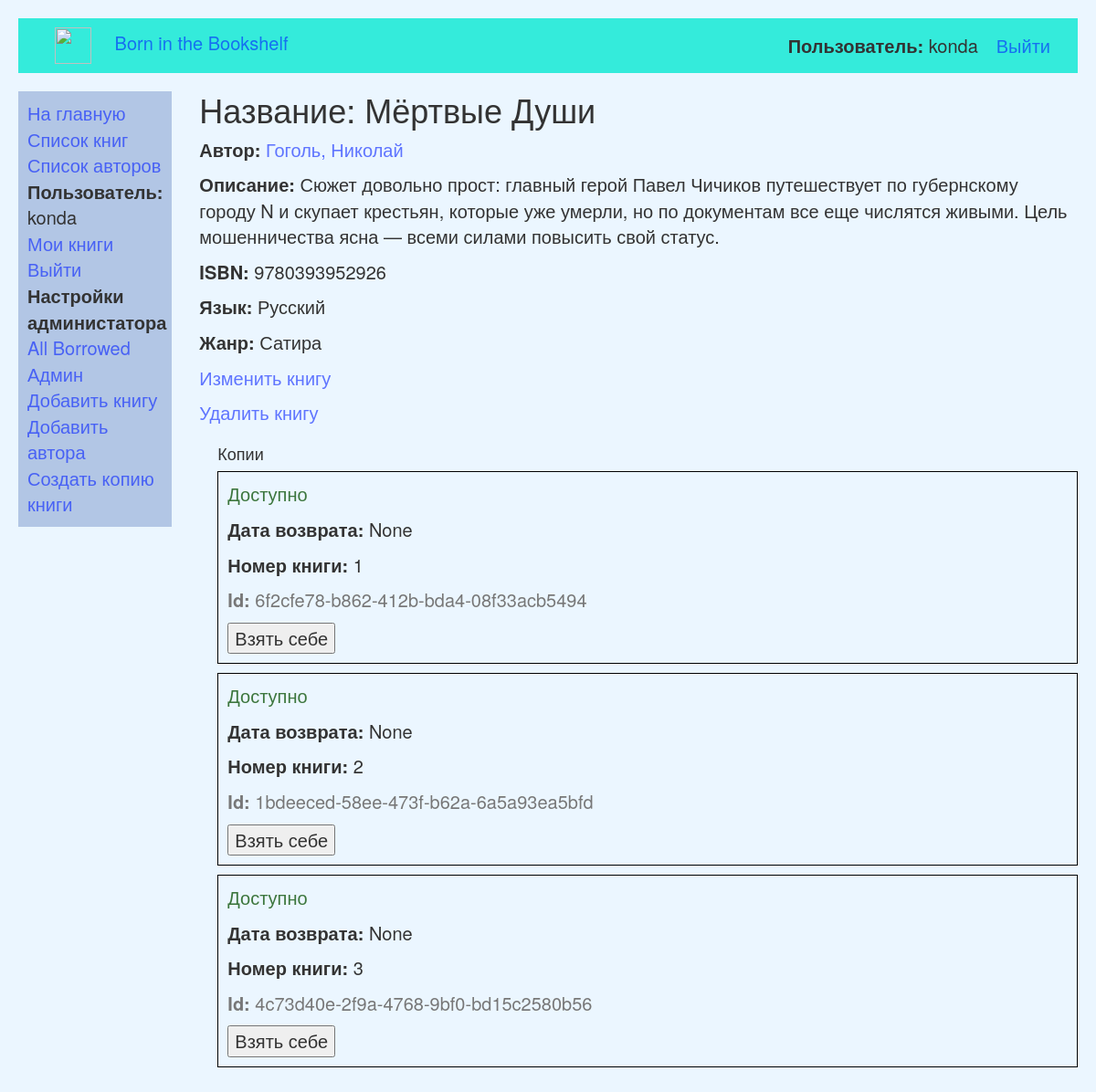
Before: /catalog/book/1 (signed in) with the older database file.
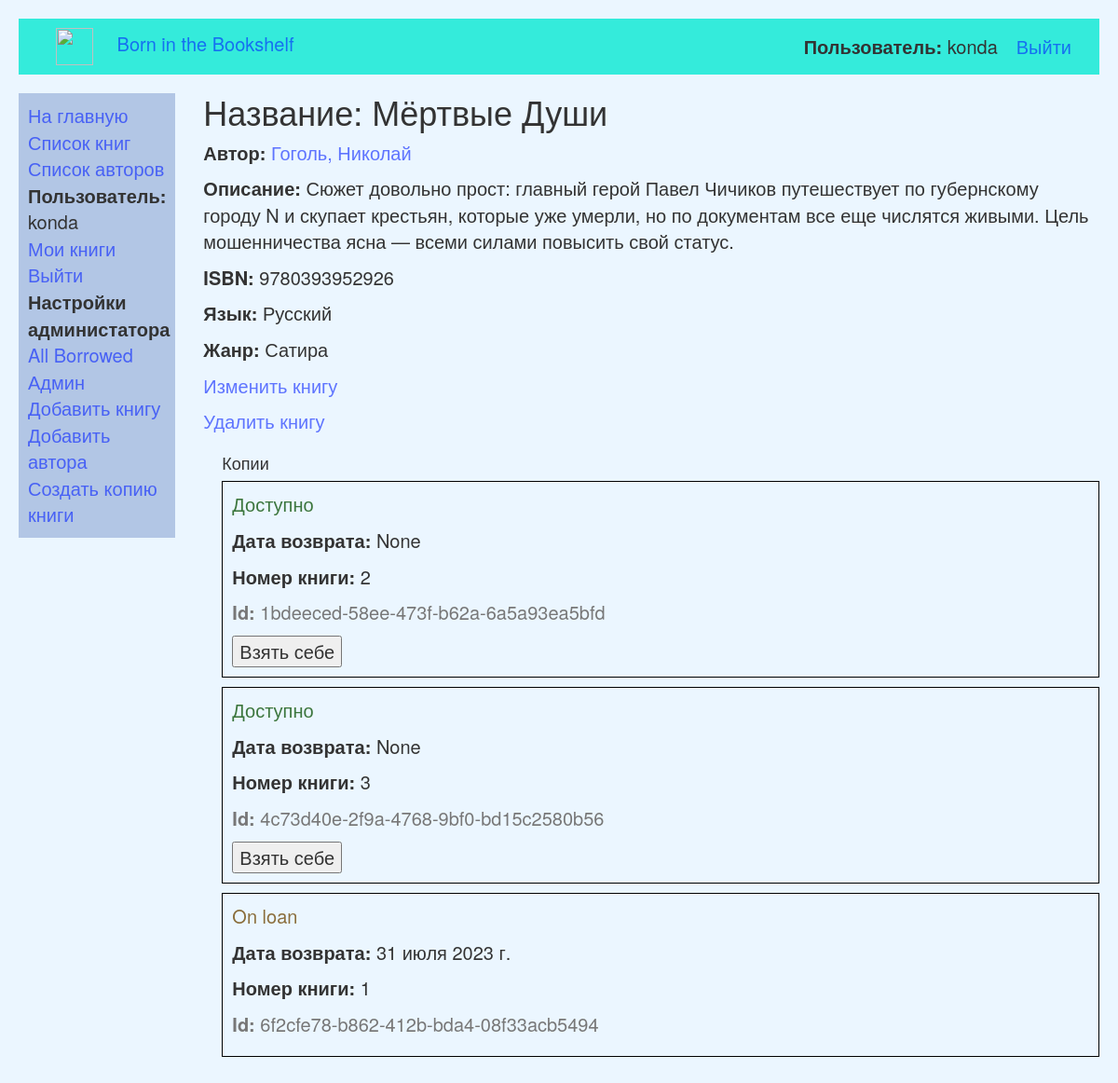
After: the same page with the newer database file.
### catalog/models.py (models this page shows, shortened)
class Genre(models.Model):
    name = models.CharField(max_length=20, help_text="Enter a book genre (e.g. Science Fiction, French Poetry etc.)")
    def __str__(self):
        return self.name

class BookInstance(models.Model):
    id = models.UUIDField(primary_key=True, default=uuid.uuid4,
                          help_text="Уникальный идентификатор этой конкретной книги во всей библиотеке")
    book = models.ForeignKey('Book', on_delete=models.SET_NULL, null=True, verbose_name='Книга')
    imprint = models.CharField(max_length=200, verbose_name='Номер')
    due_back = models.DateField(null=True, blank=True, verbose_name='Дата возврата')
    borrower = models.ForeignKey(User, on_delete=models.SET_NULL, null=True, blank=True, verbose_name='Заемщик')
    LOAN_STATUS = (
        ('m', 'Maintenance'),
        ('o', 'On loan'),
        ('a', 'Доступно'),
        ('r', 'Reserved'),
    )
    status = models.CharField(max_length=1, choices=LOAN_STATUS, blank=True, default='m', help_text='Book availability',
                              verbose_name='Статус')
    class Meta:
        ordering = ["due_back"]
        permissions = (("can_mark_returned", "Set book as returned"),)

### catalog/views.py (the view)
# urls.py: path('book/<int:id>', views.BookDetailView.as_view(), name='book-detail'),
class BookDetailView(generic.TemplateView):
    template_name = 'catalog/book_detail.html'
    def get_context_data(self, **kwargs):
        context = super().get_context_data(**kwargs)
        id = kwargs['id']
        book = Book.objects.get(id=id)
        context['book'] = book
        return context

### catalog/models.py (called while the page is built)
    def __str__(self):
        return '%s, %s' % (self.last_name, self.first_name)

    def __str__(self):
        return self.name

### catalog/templates/catalog/book_detail.html (shortened to what this page needs)
{% extends "catalog/base.html" %}
{% load static %}
{% block css %}
<link rel="stylesheet" href="{% static 'catalog/css/book_detail.css' %}"> {% endblock %}
{% block content %}
<h1>Название: {{ book.title }}</h1>
<p><strong>Автор:</strong> <a href=" {% url 'author-detail' book.author.id %} ">{{ book.author }}</a>
</p>
<p><strong>Описание:</strong> {{ book.summary }}</p>
<p><strong>ISBN:</strong> {{ book.isbn }}</p>
<p><strong>Язык:</strong> {{ book.language }}</p>
<p><strong>Жанр:</strong> {% for genre in book.genre.all %} {{ genre }}{% endfor %}</p>
{% if user.is_superuser %}
<p><a href="{% url 'book-update' book.id %}">Изменить книгу</a></p>
<p><a href="{% url 'book-delete' book.id %}">Удалить книгу</a></p>
{% endif %}
    {% if user.is_authenticated %}
    <div style="margin-left:20px;margin-top:20px">
    <h4>Копии</h4>
    <div>
        {% for copy in book.bookinstance_set.all %}
        <div>
            {% if copy.status != 'a' %}
            <div class="copies">
                <p class="{% if copy.status == 'a' %}text-success{% elif copy.status == 'd' %}text-danger{% else %}text-warning{% endif %}">
                    {{ copy.get_status_display }}</p>
                <p><strong>Дата возврата:</strong> {{copy.due_back}}</p>
                <p><strong>Номер книги:</strong> {{copy.imprint}}</p>
                <p class="text-muted"><strong>Id:</strong> {{copy.id}}</p>
            </div>
            {% endif %}
            {% if copy.status == 'a' %}
            <div class="copies">
                <p class="{% if copy.status == 'a' %}text-success{% elif copy.status == 'd' %}text-danger{% else %}text-warning{% endif %}">
                    {{ copy.get_status_display }}</p>
                <p><strong>Дата возврата:</strong> {{copy.due_back}}</p>
                <p><strong>Номер книги:</strong> {{copy.imprint}}</p>
                <p class="text-muted"><strong>Id:</strong> {{copy.id}}</p>
                <form action="/catalog/{{ copy.id }}" method="post">
                    <button type="submit">Взять себе</button>
                </form>
            </div>
        </div>
        {% endif %}
        {% endfor %}
    </div>
    {% else %}
    <p style="text-align: left;" >Войдите в <a href="{% url 'login' %}">аккаунт</a>, что-бы увидеть доступные копии книги</p>
    {% endif %}
</div>
{% endblock %}

Changed rows visible on the page:
changed BookInstance "6f2cfe78-b862-412b-bda4-08f33acb5494": status "Доступно" → "On loan"; due_back "None" → "31 июля 2023 г."; moves down the list
